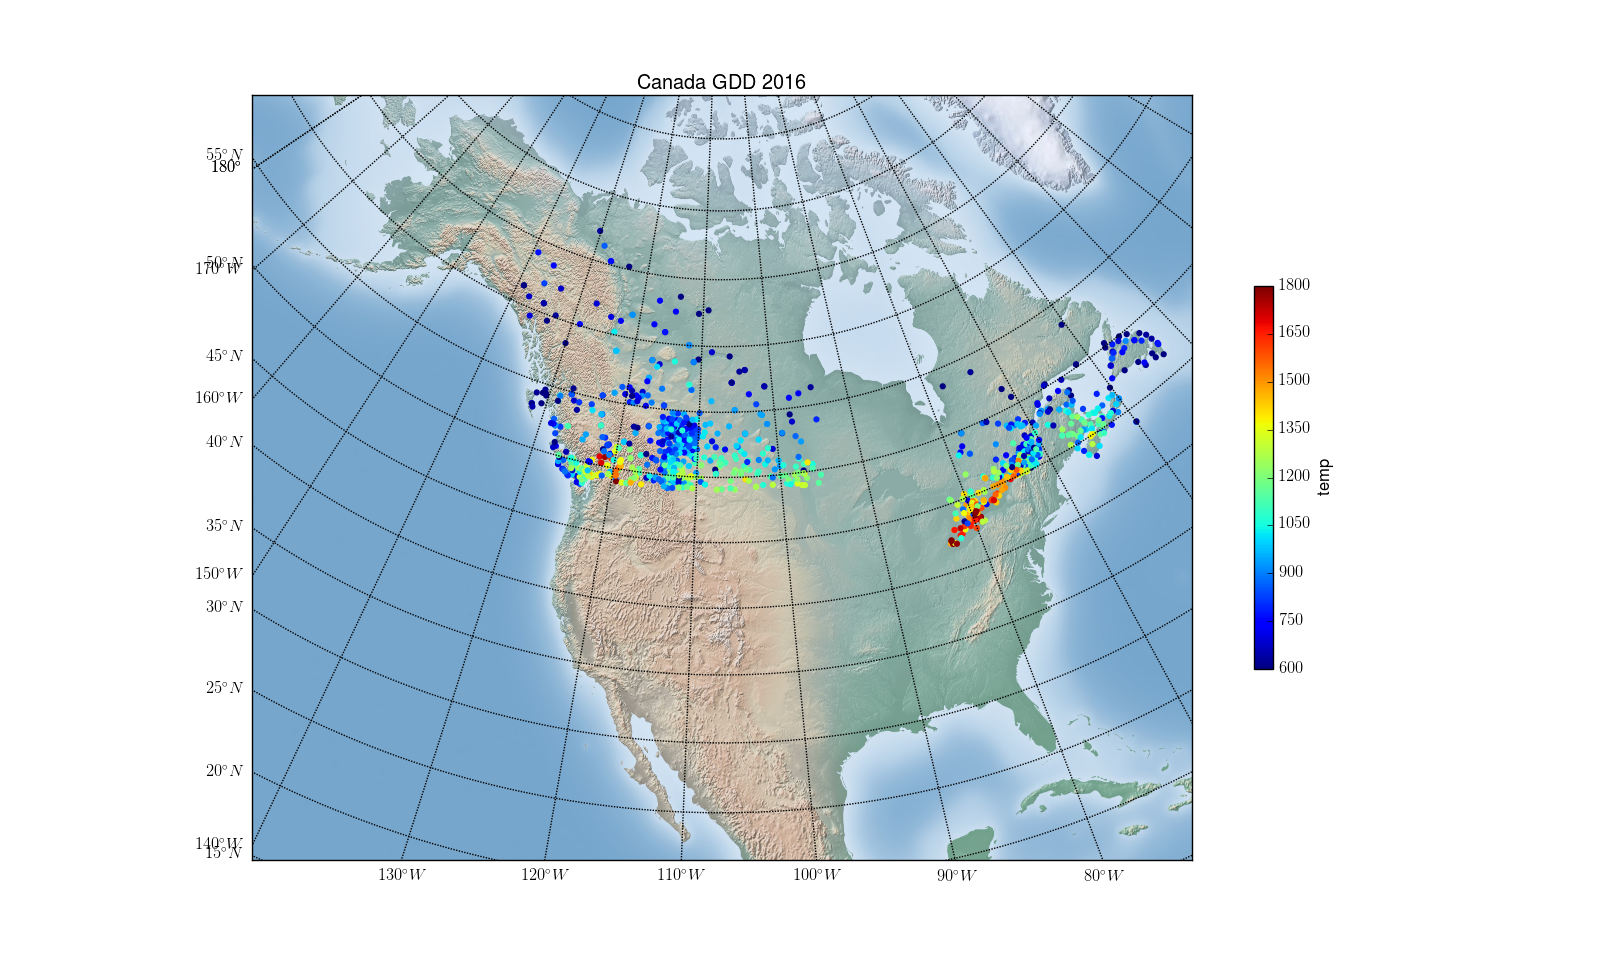

The Python source for this figure:
from mpl_toolkits.basemap import Basemap
import matplotlib.pyplot as plt
import numpy as np

# setup Lambert Conformal basemap.
# set resolution=None to skip processing of boundary datasets.
"""m = Basemap(width=12000000,height=9000000,projection='lcc',
            resolution=None,lat_1=45.,lat_2=55,lat_0=50,lon_0=-107.)"""
m = Basemap(width=8000000,height=6500000,projection='lcc',
            resolution='c',lat_1=45.,lat_2=55,lat_0=50,lon_0=-107.)
m.shadedrelief()

meridians = np.arange(-180.,181.,10.)
parallels = np.arange(-90.,91.,5.)
# Label the meridians and parallels
m.drawparallels(parallels,labels=[True,False,False,False])
m.drawmeridians(meridians,labels=[True,False,False,True])
lon = []
lat = []
gdd = []

with open("_heatmap.csv") as f:
    for line in f:
        cur_line = line.strip().split(',')
        lat.append(float(cur_line[2]))
        lon.append(float(cur_line[3]))
        #day_out.append(float(cur_line[2]))
        gdd.append(float(cur_line[4]))


plt.title("Canada GDD 2016 ")
# Define a colormap
jet = plt.cm.get_cmap('jet')
# Transform points into Map's projection
x,y = m(lon, lat)
# Color the transformed points!
sc = plt.scatter(x,y, c=gdd, vmin=600, vmax =1800, cmap=jet, s=20, edgecolors='none')
# And let's include that colorbar
cbar = plt.colorbar(sc, shrink = 0.5)
cbar.set_label('temp')
plt.show()
